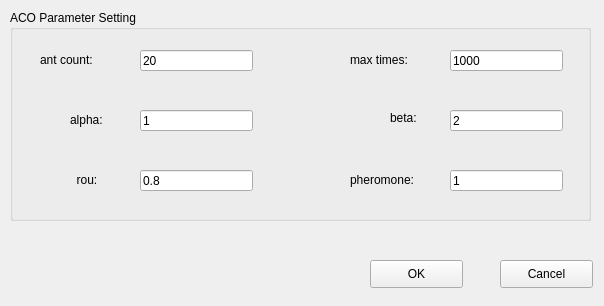
<?xml version="1.0" encoding="UTF-8"?>
<ui version="4.0">
 <class>ACOSetting</class>
 <widget class="QWidget" name="ACOSetting">
  <property name="geometry">
   <rect>
    <x>0</x>
    <y>0</y>
    <width>604</width>
    <height>306</height>
   </rect>
  </property>
  <property name="windowTitle">
   <string>ACOSetting</string>
  </property>
  <widget class="QGroupBox" name="groupBox">
   <property name="geometry">
    <rect>
     <x>10</x>
     <y>10</y>
     <width>581</width>
     <height>211</height>
    </rect>
   </property>
   <property name="title">
    <string>ACO Parameter Setting</string>
   </property>
   <widget class="QLabel" name="label">
    <property name="geometry">
     <rect>
      <x>60</x>
      <y>100</y>
      <width>61</width>
      <height>20</height>
     </rect>
    </property>
    <property name="text">
     <string>alpha:</string>
    </property>
   </widget>
   <widget class="QLineEdit" name="alpha_text">
    <property name="geometry">
     <rect>
      <x>130</x>
      <y>100</y>
      <width>113</width>
      <height>21</height>
     </rect>
    </property>
    <property name="text">
     <string>1</string>
    </property>
    <property name="alignment">
     <set>Qt::AlignLeading|Qt::AlignLeft|Qt::AlignVCenter</set>
    </property>
   </widget>
   <widget class="QLabel" name="label_2">
    <property name="geometry">
     <rect>
      <x>380</x>
      <y>100</y>
      <width>61</width>
      <height>16</height>
     </rect>
    </property>
    <property name="text">
     <string>beta:</string>
    </property>
   </widget>
   <widget class="QLineEdit" name="beta_text">
    <property name="geometry">
     <rect>
      <x>440</x>
      <y>100</y>
      <width>113</width>
      <height>21</height>
     </rect>
    </property>
    <property name="text">
     <string>2</string>
    </property>
   </widget>
   <widget class="QLineEdit" name="times_text">
    <property name="geometry">
     <rect>
      <x>440</x>
      <y>40</y>
      <width>113</width>
      <height>21</height>
     </rect>
    </property>
    <property name="text">
     <string>1000</string>
    </property>
   </widget>
   <widget class="QLabel" name="label_4">
    <property name="geometry">
     <rect>
      <x>340</x>
      <y>40</y>
      <width>91</width>
      <height>20</height>
     </rect>
    </property>
    <property name="text">
     <string>max times:</string>
    </property>
   </widget>
   <widget class="QLabel" name="label_5">
    <property name="geometry">
     <rect>
      <x>60</x>
      <y>160</y>
      <width>51</width>
      <height>20</height>
     </rect>
    </property>
    <property name="text">
     <string>  rou:</string>
    </property>
   </widget>
   <widget class="QLineEdit" name="rou_text">
    <property name="geometry">
     <rect>
      <x>130</x>
      <y>160</y>
      <width>113</width>
      <height>21</height>
     </rect>
    </property>
    <property name="text">
     <string>0.8</string>
    </property>
   </widget>
   <widget class="QLabel" name="label_7">
    <property name="geometry">
     <rect>
      <x>340</x>
      <y>160</y>
      <width>81</width>
      <height>20</height>
     </rect>
    </property>
    <property name="text">
     <string>pheromone:</string>
    </property>
   </widget>
   <widget class="QLineEdit" name="pheromone_text">
    <property name="geometry">
     <rect>
      <x>440</x>
      <y>160</y>
      <width>113</width>
      <height>21</height>
     </rect>
    </property>
    <property name="text">
     <string>1</string>
    </property>
   </widget>
   <widget class="QLineEdit" name="ant_text">
    <property name="geometry">
     <rect>
      <x>130</x>
      <y>40</y>
      <width>113</width>
      <height>21</height>
     </rect>
    </property>
    <property name="layoutDirection">
     <enum>Qt::LeftToRight</enum>
    </property>
    <property name="text">
     <string>20</string>
    </property>
    <property name="alignment">
     <set>Qt::AlignLeading|Qt::AlignLeft|Qt::AlignVCenter</set>
    </property>
   </widget>
   <widget class="QLabel" name="label_8">
    <property name="geometry">
     <rect>
      <x>30</x>
      <y>40</y>
      <width>91</width>
      <height>20</height>
     </rect>
    </property>
    <property name="text">
     <string>ant count:</string>
    </property>
   </widget>
  </widget>
  <widget class="QPushButton" name="okButton">
   <property name="geometry">
    <rect>
     <x>370</x>
     <y>260</y>
     <width>93</width>
     <height>28</height>
    </rect>
   </property>
   <property name="text">
    <string>OK</string>
   </property>
  </widget>
  <widget class="QPushButton" name="cancelButton">
   <property name="geometry">
    <rect>
     <x>500</x>
     <y>260</y>
     <width>93</width>
     <height>28</height>
    </rect>
   </property>
   <property name="text">
    <string>Cancel</string>
   </property>
  </widget>
 </widget>
 <layoutdefault spacing="6" margin="11"/>
 <resources/>
 <connections/>
</ui>
